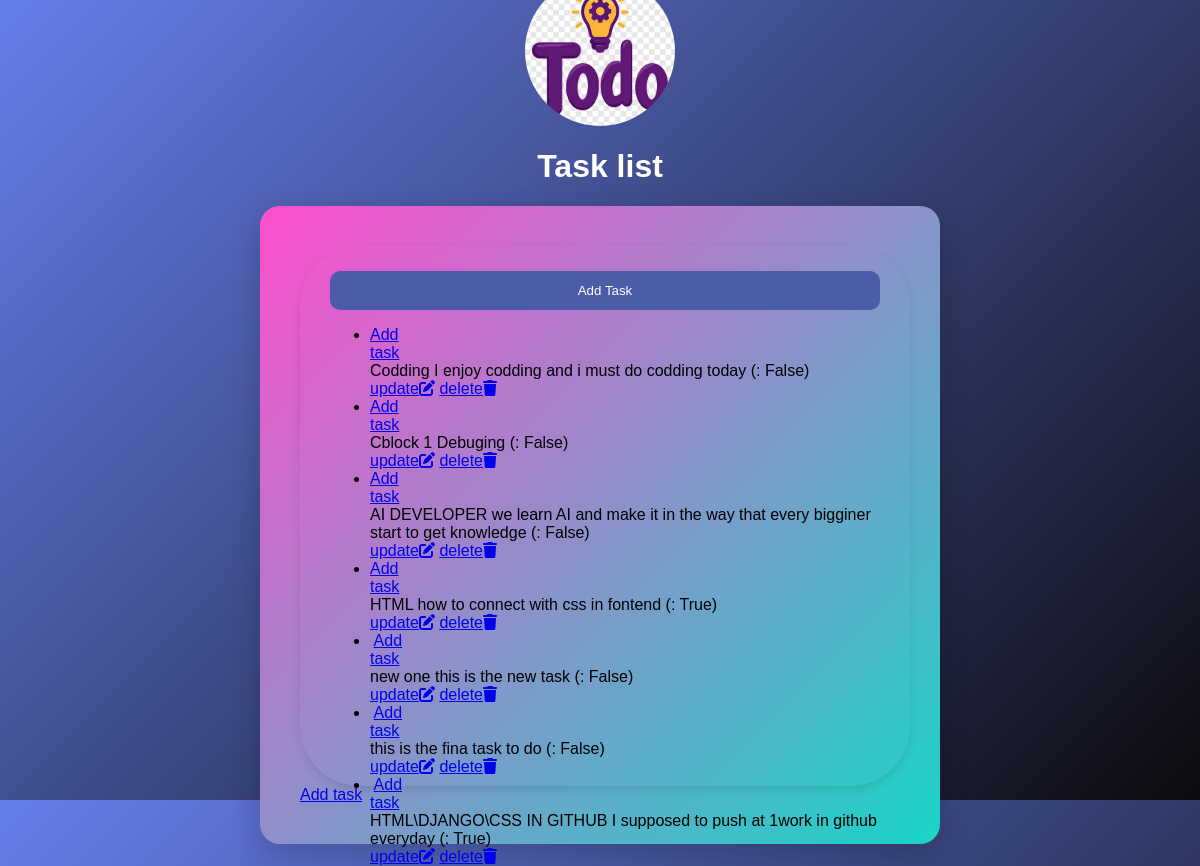
The app's page /tasks/ (signed in) with its own data.
### mimi/models.py (models this page shows, shortened)
class Task(models.Model):
    user =models.ForeignKey(User, on_delete=models.CASCADE, null=True, blank=True)
    title = models.CharField(max_length=200)
    description = models.TextField()
    completed = models.BooleanField(default=False)
    image = models.ImageField(upload_to='tasks/', null=True, blank=True)

### mimi/views.py (the view)
# urls.py: path('tasks/', views.task_list, name='task_list'),
@login_required(login_url='login')
def task_list(request):
    tasks = Task.objects.all()
    return render(request, "task_list.html", {"tasks": tasks})

### mimi/templates/task_list.html (shortened to what this page needs)
<!DOCTYPE html>
{% load static %}
<html lang="en">
<head>
    <link rel="stylesheet" href="{% static 'css/styles.css' %}">
    <link rel="stylesheet" href="https://cdnjs.cloudflare.com/ajax/libs/font-awesome/6.4.0/css/all.min.css" />
</head>
<body>
    <div class="tasklist-container">
        <div class="task-header">
            <img src="/media/tasks/todo.webp" alt="mimi logo" width="150" class="task-image">
            <h1>Task list</h1>
        </div>
        <div class="task-form-card">
            <form method="Task" action="{% url 'task_add' %}" encrypt="multipart/form-data">
                <button type="submit">Add Task</button>
                <ul>
                    {% for task in tasks %}
                        <li>
                            <div style="max-width: 40px;">
                                <a href="{% url 'task_add' %}">Add task</a>
                            </div>
                            <div>
                                {{ task.title }}  {{ task.description }} (: {{ task.completed }})
                            </div>
                            <div class="icons">
                                <a href="{% url 'task_update' task.id %}">update<i class="fa-solid fa-pen-to-square"></i></a>
                                <a href="{% url 'task_delete' task.id %}">delete<i class="fa-solid fa-trash"></i></a>
                            </div>
                        </li>
                    {% endfor %}
                </ul>
            </form>
                <a href="{% url 'task_add' %}">Add task</a>
        </div>
    </div>
</body>
</html>

### mimi/static/css/styles.css (style rules this page uses)
body { margin: 0; font-family: Arial, Helvetica, sans-serif; background: linear-gradient(135deg,#667eea,#0c0b0e); height: 100vh; display: flex; justify-content: center; align-items: center; }
form { padding: 25px 30px; width: 550px; height: 490px; border-radius: 60px; box-shadow: 0 4px 10px rgba(0,0,0,0.1); align-items: center; justify-content: center; flex-direction: center;*/ }
.tasklist-container { width: 100%; display: flex; flex-direction: column; align-items: center; margin-top: 20px; }
.task-header { text-align: center; color: white; }
.task-form-card { background: linear-gradient(135deg,#ff4ecd,#19d5c6); padding: 40px; width: 600px; border-radius: 20px; box-shadow: 0 10px 30px rgba(0,0,0,0.2); }
.task-form-card button { width: 100%; padding: 12px; border: none; background: #4b5ca8; color: white; border-radius: 10px; cursor: pointer; }
.task-image { width: 150px; height: 150px; object-fit: cover; display: flex; border-radius: 50%; margin: 0 auto 15px auto; }

### records on screen
Task: title "Codding", description "I enjoy codding and i must do codding today", completed "False"
Task: title "Cblock 1", description "Debuging", completed "False"
Task: title "AI DEVELOPER", description "we learn AI and make it in the way that every bigginer start to get knowledge", completed "False"
Task: title "HTML", description "how to connect with css in fontend", completed "True"
Task: title "new one", description "this is the new task", completed "False"
Task: title "this is the fina", description "task to do", completed "False"
Task: title "HTML\\DJANGO\\CSS IN GITHUB", description "I supposed to push at 1work in github everyday", completed "True"
